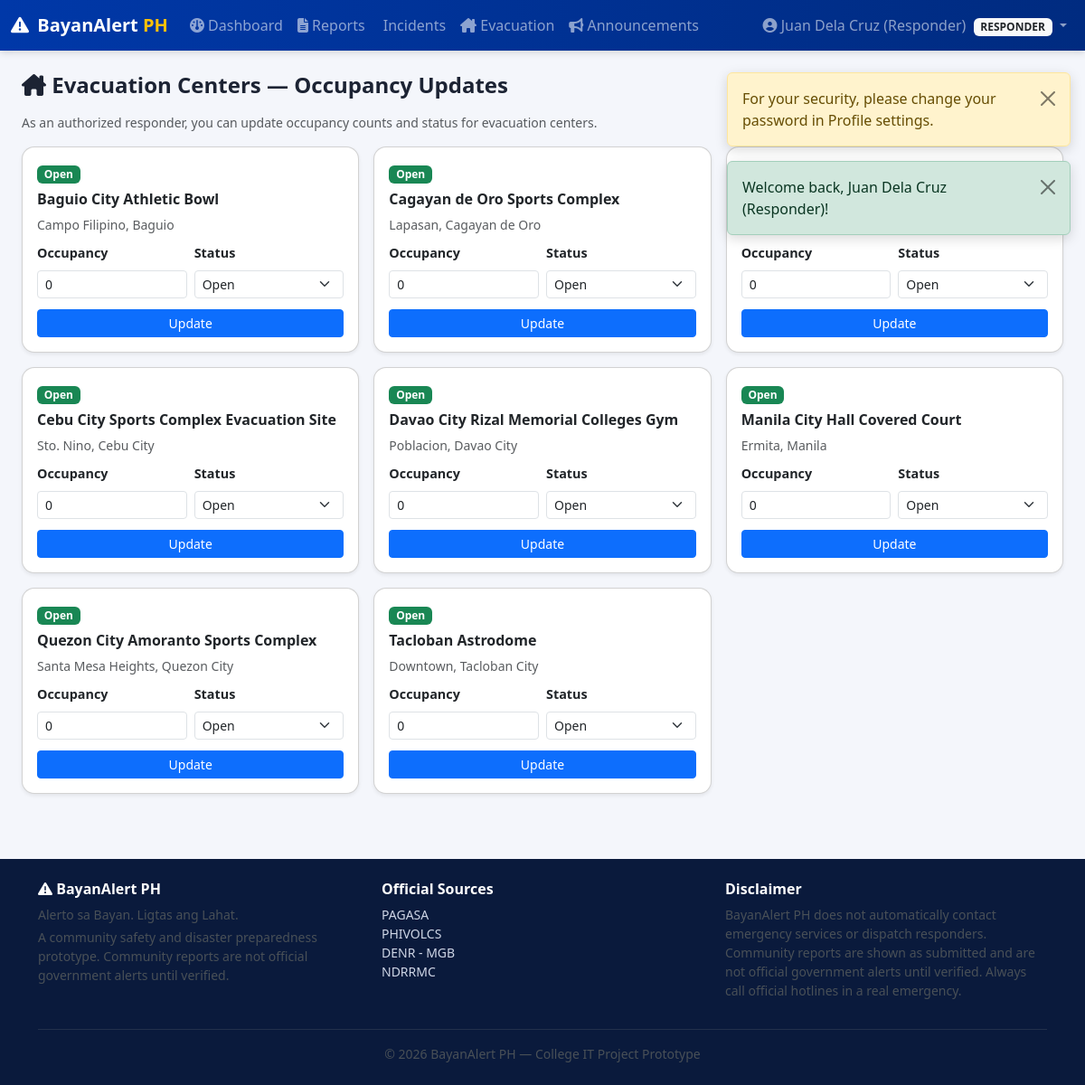
The app's page /responder/evacuation.php (signed in) with its own data.
### tables this page shows
CREATE TABLE evacuation_centers (
    id INT UNSIGNED AUTO_INCREMENT PRIMARY KEY,
    name VARCHAR(200) NOT NULL,
    address VARCHAR(255) NOT NULL,
    barangay VARCHAR(100) DEFAULT NULL,
    city VARCHAR(100) NOT NULL,
    province VARCHAR(100) NOT NULL,
    latitude DECIMAL(10,7) NOT NULL,
    longitude DECIMAL(10,7) NOT NULL,
    capacity INT UNSIGNED NOT NULL DEFAULT 0,
    current_occupancy INT UNSIGNED NOT NULL DEFAULT 0,
    contact_number VARCHAR(50) DEFAULT NULL,
    facilities TEXT DEFAULT NULL,
    status ENUM('Open','Full','Closed') NOT NULL DEFAULT 'Open',
    is_sample TINYINT(1) NOT NULL DEFAULT 1,
    created_at DATETIME NOT NULL DEFAULT CURRENT_TIMESTAMP,
    updated_at DATETIME NOT NULL DEFAULT CURRENT_TIMESTAMP ON UPDATE CURRENT_TIMESTAMP,
    INDEX idx_evac_location (province, city),
    INDEX idx_evac_status (status)
);

### includes/functions.php (called while the page is built, shortened)
<?php
function e(?string $value): string
{
    return htmlspecialchars($value ?? '', ENT_QUOTES, 'UTF-8');
}
function status_badge_class(string $status): string
{
    return match ($status) {
        'Pending'            => 'bg-secondary',
        'Under Verification' => 'bg-info text-dark',
        'Verified'           => 'bg-primary',
        'Responding'         => 'bg-warning text-dark',
        'Resolved'           => 'bg-success',
        'Rejected'           => 'bg-danger',
        'Open'               => 'bg-success',
        'Full'                => 'bg-warning text-dark',
        'Closed'             => 'bg-danger',
        'Active'             => 'bg-success',
        'Inactive'           => 'bg-secondary',
        'Expired'            => 'bg-dark',
        default              => 'bg-secondary',
    };
}

### responder/evacuation.php (the view, shortened to what this page needs)
<?php
$db = getDB();
$centers = $db->query('SELECT * FROM evacuation_centers ORDER BY city, name')->fetchAll();
require_once __DIR__ . '/../includes/header.php';
require_once __DIR__ . '/../includes/navbar.php';
?>
<div class="container-fluid py-4 px-4">
  <h4 class="fw-bold mb-3"><i class="fa-solid fa-house-chimney"></i> Evacuation Centers &mdash; Occupancy Updates</h4>
  <p class="text-muted small">As an authorized responder, you can update occupancy counts and status for evacuation centers.</p>
  <div class="row g-3">
    <?php foreach ($centers as $c): ?>
    <div class="col-md-6 col-lg-4">
      <div class="card h-100 shadow-sm">
        <div class="card-body">
          <span class="badge <?= status_badge_class($c['status']) ?> mb-2"><?= e($c['status']) ?></span>
          <h6 class="fw-bold"><?= e($c['name']) ?></h6>
          <p class="small text-muted mb-2"><?= e($c['barangay']) ?>, <?= e($c['city']) ?></p>
          <form method="POST" class="row g-2">
            <div class="col-6">
              <label class="form-label small">Occupancy</label>
              <input type="number" name="current_occupancy" class="form-control form-control-sm" value="<?= (int)$c['current_occupancy'] ?>" min="0" max="<?= (int)$c['capacity'] ?>">
            </div>
            <div class="col-6">
              <label class="form-label small">Status</label>
              <select name="status" class="form-select form-select-sm">
                <option <?= $c['status']==='Open'?'selected':'' ?>>Open</option>
              </select>
            </div>
            <div class="col-12"><button class="btn btn-sm btn-primary w-100 mt-1">Update</button></div>
          </form>
        </div>
      </div>
    </div>
    <?php endforeach; ?>
  </div>
</div>
<?php require_once __DIR__ . '/../includes/footer.php'; ?>

### assets/css/style.css (style rules this page uses)
:root { --bayan-blue: #0038a8; --bayan-red: #ce1126; --bayan-yellow: #fcd116; --bayan-dark: #0a1a3c; }
body { font-family: 'Segoe UI', Roboto, -apple-system, sans-serif; background-color: #f4f6fb; color: #1c2333; }
.card { border-radius: 14px; }
.form-label { font-weight: 600; font-size: .9rem; }

### records on screen
evacuation_centers: status "Open", name "Baguio City Athletic Bowl", barangay "Campo Filipino", city "Baguio", current_occupancy "0"
evacuation_centers: status "Open", name "Cagayan de Oro Sports Complex", barangay "Lapasan", city "Cagayan de Oro", current_occupancy "0"
evacuation_centers: current_occupancy "0", status "Open"
evacuation_centers: status "Open", name "Cebu City Sports Complex Evacuation Site", barangay "Sto. Nino", city "Cebu City", current_occupancy "0"
evacuation_centers: status "Open", name "Davao City Rizal Memorial Colleges Gym", barangay "Poblacion", city "Davao City", current_occupancy "0"
evacuation_centers: status "Open", name "Manila City Hall Covered Court", barangay "Ermita", city "Manila", current_occupancy "0"
evacuation_centers: status "Open", name "Quezon City Amoranto Sports Complex", barangay "Santa Mesa Heights", city "Quezon City", current_occupancy "0"
evacuation_centers: status "Open", name "Tacloban Astrodome", barangay "Downtown", city "Tacloban City", current_occupancy "0"

### other values on screen
$f['message'] "For your security, please change your password in Profile settings."
$f['message'] "Welcome back, Juan Dela Cruz (Responder)!"
$user['name'] "Juan Dela Cruz (Responder)"
$role "RESPONDER"
